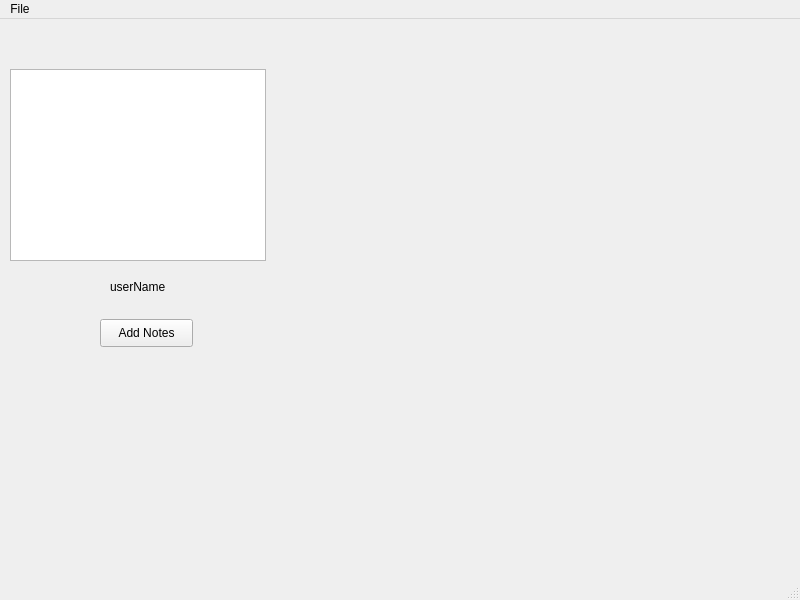
<?xml version="1.0" encoding="UTF-8"?>
<ui version="4.0">
 <class>MainUser</class>
 <widget class="QMainWindow" name="MainUser">
  <property name="geometry">
   <rect>
    <x>0</x>
    <y>0</y>
    <width>800</width>
    <height>600</height>
   </rect>
  </property>
  <property name="windowTitle">
   <string>MainWindow</string>
  </property>
  <widget class="QWidget" name="centralwidget">
   <widget class="QGraphicsView" name="graphicsView">
    <property name="geometry">
     <rect>
      <x>10</x>
      <y>50</y>
      <width>256</width>
      <height>192</height>
     </rect>
    </property>
   </widget>
   <widget class="QLabel" name="userNameLabel">
    <property name="geometry">
     <rect>
      <x>110</x>
      <y>260</y>
      <width>71</width>
      <height>16</height>
     </rect>
    </property>
    <property name="text">
     <string>userName</string>
    </property>
   </widget>
   <widget class="QPushButton" name="addNotesButton">
    <property name="geometry">
     <rect>
      <x>100</x>
      <y>300</y>
      <width>93</width>
      <height>28</height>
     </rect>
    </property>
    <property name="text">
     <string>Add Notes</string>
    </property>
   </widget>
  </widget>
  <widget class="QMenuBar" name="menubar">
   <property name="geometry">
    <rect>
     <x>0</x>
     <y>0</y>
     <width>800</width>
     <height>26</height>
    </rect>
   </property>
   <widget class="QMenu" name="menuFile">
    <property name="title">
     <string>File</string>
    </property>
    <widget class="QMenu" name="menuNew">
     <property name="title">
      <string>New</string>
     </property>
     <addaction name="actionNote"/>
    </widget>
    <addaction name="menuNew"/>
    <addaction name="actionRecent_Files"/>
    <addaction name="actionLog_Out"/>
   </widget>
   <addaction name="menuFile"/>
  </widget>
  <widget class="QStatusBar" name="statusbar"/>
  <action name="actionRecent_Files">
   <property name="text">
    <string>Recent Files</string>
   </property>
  </action>
  <action name="actionLog_Out">
   <property name="text">
    <string>Log Out</string>
   </property>
  </action>
  <action name="actionNote">
   <property name="text">
    <string>Note</string>
   </property>
  </action>
 </widget>
 <resources/>
 <connections/>
</ui>
